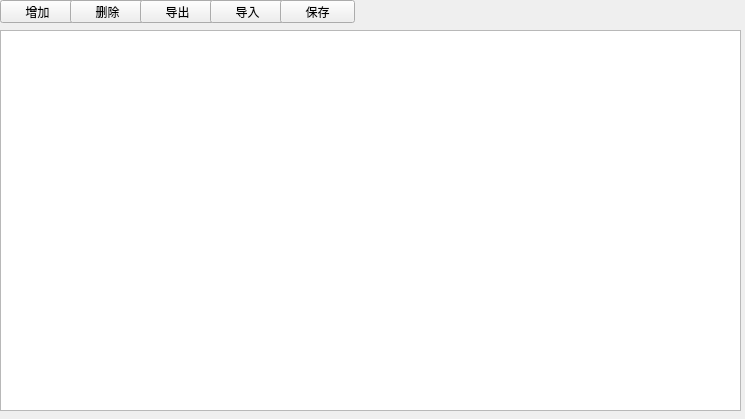
<?xml version="1.0" encoding="UTF-8"?>
<ui version="4.0">
 <class>Step9_2</class>
 <widget class="QWidget" name="Step9_2">
  <property name="geometry">
   <rect>
    <x>0</x>
    <y>0</y>
    <width>745</width>
    <height>419</height>
   </rect>
  </property>
  <property name="windowTitle">
   <string>Form</string>
  </property>
  <widget class="QTableWidget" name="qTableWidget">
   <property name="geometry">
    <rect>
     <x>0</x>
     <y>30</y>
     <width>741</width>
     <height>381</height>
    </rect>
   </property>
  </widget>
  <widget class="QPushButton" name="pushButton">
   <property name="geometry">
    <rect>
     <x>0</x>
     <y>0</y>
     <width>75</width>
     <height>23</height>
    </rect>
   </property>
   <property name="text">
    <string>增加</string>
   </property>
  </widget>
  <widget class="QPushButton" name="pushButton_2">
   <property name="geometry">
    <rect>
     <x>70</x>
     <y>0</y>
     <width>75</width>
     <height>23</height>
    </rect>
   </property>
   <property name="text">
    <string>删除</string>
   </property>
  </widget>
  <widget class="QPushButton" name="pushButton_3">
   <property name="geometry">
    <rect>
     <x>140</x>
     <y>0</y>
     <width>75</width>
     <height>23</height>
    </rect>
   </property>
   <property name="text">
    <string>导出</string>
   </property>
  </widget>
  <widget class="QPushButton" name="pushButton_4">
   <property name="geometry">
    <rect>
     <x>210</x>
     <y>0</y>
     <width>75</width>
     <height>23</height>
    </rect>
   </property>
   <property name="text">
    <string>导入</string>
   </property>
  </widget>
  <widget class="QPushButton" name="pushButton_5">
   <property name="geometry">
    <rect>
     <x>280</x>
     <y>0</y>
     <width>75</width>
     <height>23</height>
    </rect>
   </property>
   <property name="text">
    <string>保存</string>
   </property>
  </widget>
 </widget>
 <resources/>
 <connections/>
</ui>
